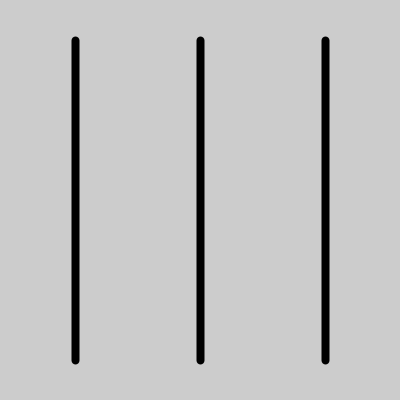
Frame 1 (no input)
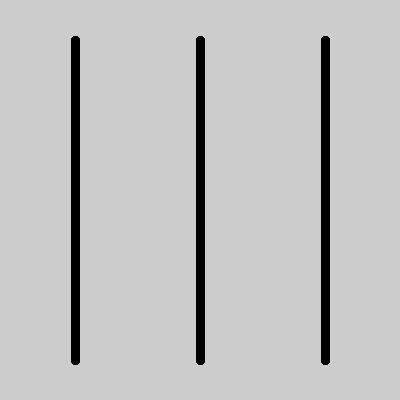
Frame 60 (the mouse pressed at the canvas centre just before this capture)
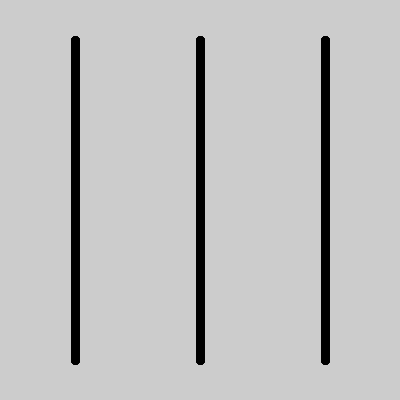
Frame 120 (the mouse held since frame 60 and released just before this capture)

The Processing sketch that drew these frames (run headless with seeded random() and noise(); from frame 60 on, the mouse is pressed at the canvas centre):

// Processing sketch: processing_86661
// ── processing_86661.pde

void setup() {

size(400, 400);
smooth();
   
}
   
void draw() {
   
   
   strokeWeight(8);
   
   for ( int i = 0; i < 3 ; i++ ) {
     line(75 + i*125, 40, 75 + i*125, 360);
   }
   
   
      
}
